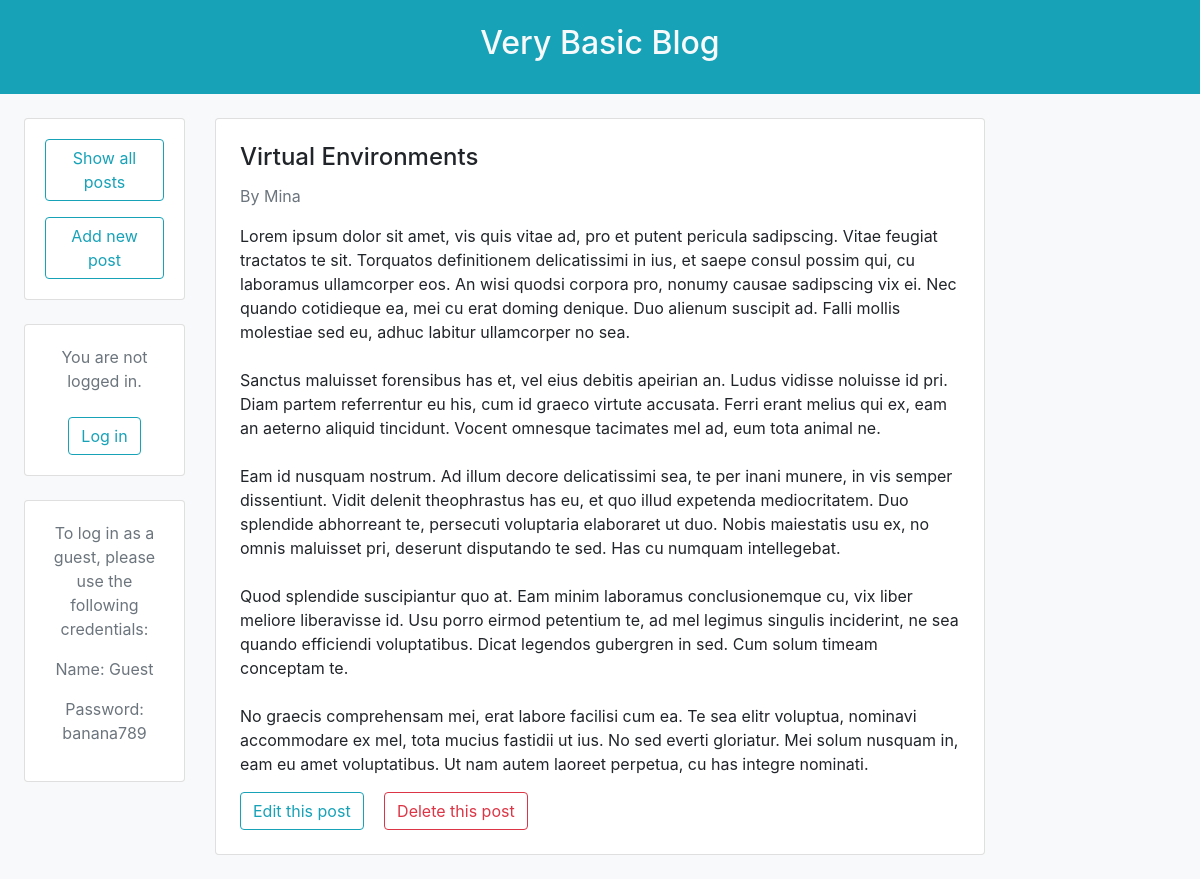
Page /post/20/ on the committed database.
### blog/models.py (models this page shows, shortened)
class Post(models.Model):
    title = models.CharField(max_length=200)
    body = models.TextField()
    author = models.ForeignKey(
        'auth.User',
        on_delete=models.CASCADE,
    )

### blog/views.py (the view)
# urls.py: path('post/<int:pk>/', BlogDetailView.as_view(), name='post_detail'),
class BlogDetailView(DetailView):
    model = Post
    template_name = 'post_detail.html'

### templates/post_detail.html
{% extends 'base.html' %}
{% block content %}
    <div class="card flex-row flex-wrap my-4">
        <div class="card-block px-4 py-4">
            <h4 class="card-title ">{{ post.title }}</h4>
            <p class="text-muted">By {{ post.author }}</p>
            <p class="card-text">{{ post.body|linebreaksbr }}</p>
            <a class="btn btn-outline-info mr-3" href="{% url 'post_edit' post.pk %}" role="button">Edit this post</a>
            <a class="btn btn-outline-danger" href="{% url 'post_delete' post.pk %}" role="button">Delete this post</a>
        </div>
    </div>
{% endblock content %}

### rows in the picture
Post: title "Virtual Environments", author "Mina", body "Lorem ipsum dolor sit amet, vis quis vitae ad, pro et putent pericula sadipscing. Vitae feugiat tractatos te sit. Torquatos definitionem delicatissimi in ius, et saepe consul possim qui, cu laboramus ullamcorper eos. An wisi quodsi corpora pro, nonumy causae sadipscing vix ei. Nec quando cotidieque ea, mei cu erat doming denique. Duo alienum suscipit ad. Falli mollis molestiae sed eu, adhuc labitur ullamcorper no sea. Sanctus maluisset forensibus has et, vel eius debitis apeirian an. Ludus vidisse noluisse id pri. Diam partem referrentur eu his, cum id graeco virtute accusata. Ferri erant melius qui ex, eam an aeterno aliquid tincidunt. Vocent omnesque tacimates mel ad, eum tota animal ne.…"
